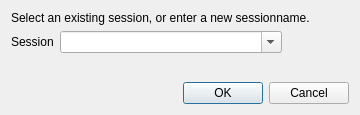
<?xml version="1.0" encoding="UTF-8"?>
<ui version="4.0">
 <class>Dialog</class>
 <widget class="QDialog" name="Dialog">
  <property name="geometry">
   <rect>
    <x>0</x>
    <y>0</y>
    <width>360</width>
    <height>115</height>
   </rect>
  </property>
  <property name="windowTitle">
   <string>Dialog</string>
  </property>
  <layout class="QVBoxLayout" name="verticalLayout">
   <item>
    <widget class="QLabel" name="mainLabel">
     <property name="text">
      <string>Select an existing session, or enter a new sessionname.</string>
     </property>
    </widget>
   </item>
   <item>
    <layout class="QHBoxLayout" name="horizontalLayout">
     <item>
      <widget class="QLabel" name="comboBoxLabel">
       <property name="text">
        <string>Session</string>
       </property>
      </widget>
     </item>
     <item>
      <widget class="QComboBox" name="comboBox">
       <property name="editable">
        <bool>true</bool>
       </property>
       <property name="minimumContentsLength">
        <number>24</number>
       </property>
      </widget>
     </item>
     <item>
      <spacer name="horizontalSpacer">
       <property name="orientation">
        <enum>Qt::Horizontal</enum>
       </property>
       <property name="sizeHint" stdset="0">
        <size>
         <width>40</width>
         <height>20</height>
        </size>
       </property>
      </spacer>
     </item>
    </layout>
   </item>
   <item>
    <spacer name="verticalSpacer">
     <property name="orientation">
      <enum>Qt::Vertical</enum>
     </property>
     <property name="sizeType">
      <enum>QSizePolicy::MinimumExpanding</enum>
     </property>
     <property name="sizeHint" stdset="0">
      <size>
       <width>20</width>
       <height>10</height>
      </size>
     </property>
    </spacer>
   </item>
   <item>
    <widget class="QDialogButtonBox" name="buttonBox">
     <property name="orientation">
      <enum>Qt::Horizontal</enum>
     </property>
     <property name="standardButtons">
      <set>QDialogButtonBox::Cancel|QDialogButtonBox::Ok</set>
     </property>
    </widget>
   </item>
  </layout>
 </widget>
 <resources/>
 <connections>
  <connection>
   <sender>buttonBox</sender>
   <signal>accepted()</signal>
   <receiver>Dialog</receiver>
   <slot>accept()</slot>
   <hints>
    <hint type="sourcelabel">
     <x>248</x>
     <y>254</y>
    </hint>
    <hint type="destinationlabel">
     <x>157</x>
     <y>274</y>
    </hint>
   </hints>
  </connection>
  <connection>
   <sender>buttonBox</sender>
   <signal>rejected()</signal>
   <receiver>Dialog</receiver>
   <slot>reject()</slot>
   <hints>
    <hint type="sourcelabel">
     <x>316</x>
     <y>260</y>
    </hint>
    <hint type="destinationlabel">
     <x>286</x>
     <y>274</y>
    </hint>
   </hints>
  </connection>
 </connections>
</ui>
